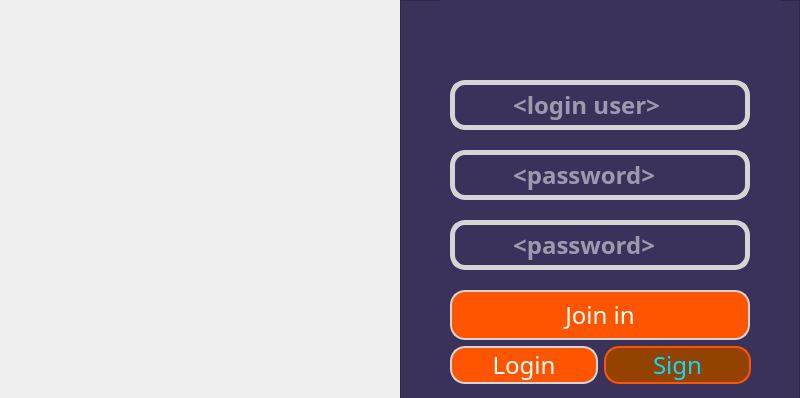
<?xml version="1.0" encoding="UTF-8"?>
<ui version="4.0">
 <class>MainWindow</class>
 <widget class="QMainWindow" name="MainWindow">
  <property name="geometry">
   <rect>
    <x>0</x>
    <y>0</y>
    <width>800</width>
    <height>398</height>
   </rect>
  </property>
  <property name="font">
   <font>
    <family>Impact</family>
    <pointsize>16</pointsize>
    <weight>50</weight>
    <bold>false</bold>
   </font>
  </property>
  <property name="windowTitle">
   <string>Intochat</string>
  </property>
  <property name="toolButtonStyle">
   <enum>Qt::ToolButtonIconOnly</enum>
  </property>
  <property name="documentMode">
   <bool>false</bool>
  </property>
  <property name="tabShape">
   <enum>QTabWidget::Rounded</enum>
  </property>
  <widget class="QWidget" name="centralwidget">
   <property name="font">
    <font>
     <family>century gothik</family>
     <pointsize>-1</pointsize>
    </font>
   </property>
   <property name="styleSheet">
    <string notr="true">*{
font-family:century gothik;
font-size:24px;
}

Qframe{
      background: rgb(59, 50, 92);
}


#log_button{
color: black;
background: rgb(21, 212, 255);
border-radius:15px;
}

#log_button:hover
{
background: rgb(255, 32, 80);
border-radius:15px;
}</string>
   </property>
   <widget class="QFrame" name="frame">
    <property name="geometry">
     <rect>
      <x>400</x>
      <y>0</y>
      <width>400</width>
      <height>400</height>
     </rect>
    </property>
    <property name="font">
     <font>
      <family>century gothik</family>
      <pointsize>-1</pointsize>
     </font>
    </property>
    <property name="styleSheet">
     <string notr="true">background: rgb(59, 50, 92);</string>
    </property>
    <property name="frameShape">
     <enum>QFrame::StyledPanel</enum>
    </property>
    <property name="frameShadow">
     <enum>QFrame::Raised</enum>
    </property>
    <widget class="QLabel" name="label">
     <property name="geometry">
      <rect>
       <x>40</x>
       <y>-20</y>
       <width>341</width>
       <height>101</height>
      </rect>
     </property>
     <property name="font">
      <font>
       <family>century gothik</family>
       <pointsize>-1</pointsize>
      </font>
     </property>
     <property name="styleSheet">
      <string notr="true">color: rgb(255, 255, 255);</string>
     </property>
     <property name="text">
      <string>&lt;Welcome to INTOchat&gt;</string>
     </property>
    </widget>
    <widget class="QLineEdit" name="login">
     <property name="geometry">
      <rect>
       <x>50</x>
       <y>80</y>
       <width>300</width>
       <height>50</height>
      </rect>
     </property>
     <property name="font">
      <font>
       <family>century gothik</family>
       <pointsize>-1</pointsize>
       <weight>75</weight>
       <bold>true</bold>
      </font>
     </property>
     <property name="styleSheet">
      <string notr="true">border-radius:15px;
color: rgb(255, 255, 255);
border: 5px solid rgb(213, 213, 213);</string>
     </property>
     <property name="text">
      <string/>
     </property>
     <property name="placeholderText">
      <string notr="true">         &lt;login user&gt;</string>
     </property>
     <property name="clearButtonEnabled">
      <bool>true</bool>
     </property>
    </widget>
    <widget class="QLineEdit" name="password_1">
     <property name="geometry">
      <rect>
       <x>50</x>
       <y>150</y>
       <width>300</width>
       <height>50</height>
      </rect>
     </property>
     <property name="font">
      <font>
       <family>century gothik</family>
       <pointsize>-1</pointsize>
       <weight>75</weight>
       <bold>true</bold>
      </font>
     </property>
     <property name="styleSheet">
      <string notr="true">border-radius:15px;
color: rgb(255, 255, 255);
border: 5px solid rgb(213, 213, 213);</string>
     </property>
     <property name="text">
      <string/>
     </property>
     <property name="echoMode">
      <enum>QLineEdit::Password</enum>
     </property>
     <property name="cursorPosition">
      <number>0</number>
     </property>
     <property name="dragEnabled">
      <bool>false</bool>
     </property>
     <property name="readOnly">
      <bool>false</bool>
     </property>
     <property name="placeholderText">
      <string notr="true">         &lt;password&gt;</string>
     </property>
     <property name="cursorMoveStyle">
      <enum>Qt::LogicalMoveStyle</enum>
     </property>
     <property name="clearButtonEnabled">
      <bool>true</bool>
     </property>
    </widget>
    <widget class="QWidget" name="horizontalLayoutWidget">
     <property name="geometry">
      <rect>
       <x>50</x>
       <y>340</y>
       <width>301</width>
       <height>51</height>
      </rect>
     </property>
     <layout class="QHBoxLayout" name="horizontalLayout">
      <item>
       <widget class="QPushButton" name="log_button">
        <property name="font">
         <font>
          <family>century gothik</family>
          <pointsize>-1</pointsize>
         </font>
        </property>
        <property name="cursor">
         <cursorShape>PointingHandCursor</cursorShape>
        </property>
        <property name="focusPolicy">
         <enum>Qt::NoFocus</enum>
        </property>
        <property name="contextMenuPolicy">
         <enum>Qt::DefaultContextMenu</enum>
        </property>
        <property name="acceptDrops">
         <bool>false</bool>
        </property>
        <property name="styleSheet">
         <string notr="true">QPushButton{
background-color: rgb(255, 85, 0);
color: rgb(255, 255, 255);
border-radius: 15;
border: 2px solid rgb(213, 213, 213);
}
QPushButton:pressed{
background-color: #934200;
color: rgb(2, 222, 255);
border: 2px solid rgb(255, 85, 0);
}</string>
        </property>
        <property name="text">
         <string>Login</string>
        </property>
        <property name="iconSize">
         <size>
          <width>30</width>
          <height>30</height>
         </size>
        </property>
        <property name="autoRepeat">
         <bool>false</bool>
        </property>
        <property name="default">
         <bool>false</bool>
        </property>
       </widget>
      </item>
      <item>
       <widget class="QPushButton" name="register_button">
        <property name="font">
         <font>
          <family>century gothik</family>
          <pointsize>-1</pointsize>
         </font>
        </property>
        <property name="cursor">
         <cursorShape>PointingHandCursor</cursorShape>
        </property>
        <property name="styleSheet">
         <string notr="true">QPushButton{
border-radius: 15;
background-color: #934200;
color: rgb(2, 222, 255);
border: 2px solid rgb(255, 85, 0);
}
QPushButton:pressed{
background-color: rgb(255, 85, 0);
color: rgb(255, 255, 255);
border-radius: 15;
border: 2px solid rgb(213, 213, 213);
}
</string>
        </property>
        <property name="text">
         <string>Sign</string>
        </property>
        <property name="iconSize">
         <size>
          <width>10</width>
          <height>10</height>
         </size>
        </property>
       </widget>
      </item>
     </layout>
    </widget>
    <widget class="QPushButton" name="join_button">
     <property name="geometry">
      <rect>
       <x>50</x>
       <y>290</y>
       <width>300</width>
       <height>50</height>
      </rect>
     </property>
     <property name="font">
      <font>
       <family>century gothik</family>
       <pointsize>-1</pointsize>
      </font>
     </property>
     <property name="cursor">
      <cursorShape>PointingHandCursor</cursorShape>
     </property>
     <property name="styleSheet">
      <string notr="true">QPushButton{
background-color: rgb(255, 85, 0);
color: rgb(255, 255, 255);
border-radius: 15;
border: 2px solid rgb(213, 213, 213);
}
QPushButton:pressed{
background-color: #934200;
color: rgb(2, 222, 255);
border: 2px solid rgb(255, 85, 0);
}
</string>
     </property>
     <property name="text">
      <string>Join in</string>
     </property>
     <property name="iconSize">
      <size>
       <width>10</width>
       <height>10</height>
      </size>
     </property>
    </widget>
    <widget class="QLabel" name="label_3">
     <property name="geometry">
      <rect>
       <x>50</x>
       <y>260</y>
       <width>300</width>
       <height>21</height>
      </rect>
     </property>
     <property name="font">
      <font>
       <family>century gothik</family>
       <pointsize>-1</pointsize>
      </font>
     </property>
     <property name="styleSheet">
      <string notr="true">color: rgb(255, 255, 255);</string>
     </property>
     <property name="text">
      <string/>
     </property>
     <property name="textFormat">
      <enum>Qt::AutoText</enum>
     </property>
    </widget>
    <widget class="QLineEdit" name="password_2">
     <property name="geometry">
      <rect>
       <x>50</x>
       <y>220</y>
       <width>300</width>
       <height>50</height>
      </rect>
     </property>
     <property name="font">
      <font>
       <family>century gothik</family>
       <pointsize>-1</pointsize>
       <weight>75</weight>
       <bold>true</bold>
      </font>
     </property>
     <property name="styleSheet">
      <string notr="true">border-radius:15px;
color: rgb(255, 255, 255);
border: 5px solid rgb(213, 213, 213);</string>
     </property>
     <property name="text">
      <string/>
     </property>
     <property name="echoMode">
      <enum>QLineEdit::Password</enum>
     </property>
     <property name="cursorPosition">
      <number>0</number>
     </property>
     <property name="dragEnabled">
      <bool>false</bool>
     </property>
     <property name="readOnly">
      <bool>false</bool>
     </property>
     <property name="placeholderText">
      <string notr="true">         &lt;password&gt;</string>
     </property>
     <property name="cursorMoveStyle">
      <enum>Qt::LogicalMoveStyle</enum>
     </property>
     <property name="clearButtonEnabled">
      <bool>true</bool>
     </property>
    </widget>
   </widget>
   <widget class="QLabel" name="label_2">
    <property name="geometry">
     <rect>
      <x>-300</x>
      <y>0</y>
      <width>701</width>
      <height>400</height>
     </rect>
    </property>
    <property name="text">
     <string/>
    </property>
   </widget>
  </widget>
 </widget>
 <resources/>
 <connections/>
</ui>
